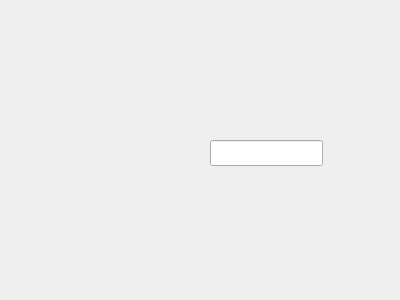
<?xml version="1.0" encoding="UTF-8"?>
<ui version="4.0">
 <class>Form</class>
 <widget class="QWidget" name="Form">
  <property name="geometry">
   <rect>
    <x>0</x>
    <y>0</y>
    <width>400</width>
    <height>300</height>
   </rect>
  </property>
  <property name="windowTitle">
   <string>Form</string>
  </property>
  <widget class="QLineEdit" name="lineEdit">
   <property name="geometry">
    <rect>
     <x>210</x>
     <y>140</y>
     <width>113</width>
     <height>26</height>
    </rect>
   </property>
  </widget>
 </widget>
 <resources/>
 <connections/>
</ui>
